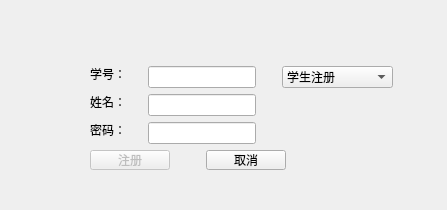
<?xml version="1.0" encoding="UTF-8"?>
<ui version="4.0">
 <class>registDialog</class>
 <widget class="QDialog" name="registDialog">
  <property name="geometry">
   <rect>
    <x>0</x>
    <y>0</y>
    <width>447</width>
    <height>210</height>
   </rect>
  </property>
  <property name="windowTitle">
   <string>Dialog</string>
  </property>
  <widget class="QLabel" name="label_1">
   <property name="geometry">
    <rect>
     <x>90</x>
     <y>66</y>
     <width>36</width>
     <height>16</height>
    </rect>
   </property>
   <property name="text">
    <string>学号：</string>
   </property>
  </widget>
  <widget class="QLabel" name="label_3">
   <property name="geometry">
    <rect>
     <x>90</x>
     <y>122</y>
     <width>36</width>
     <height>16</height>
    </rect>
   </property>
   <property name="text">
    <string>密码：</string>
   </property>
  </widget>
  <widget class="QLineEdit" name="lineEdit_1">
   <property name="geometry">
    <rect>
     <x>148</x>
     <y>66</y>
     <width>108</width>
     <height>22</height>
    </rect>
   </property>
  </widget>
  <widget class="QLineEdit" name="lineEdit_3">
   <property name="geometry">
    <rect>
     <x>148</x>
     <y>122</y>
     <width>108</width>
     <height>22</height>
    </rect>
   </property>
  </widget>
  <widget class="QPushButton" name="okButton">
   <property name="enabled">
    <bool>false</bool>
   </property>
   <property name="geometry">
    <rect>
     <x>90</x>
     <y>150</y>
     <width>80</width>
     <height>20</height>
    </rect>
   </property>
   <property name="text">
    <string>注册</string>
   </property>
  </widget>
  <widget class="QPushButton" name="cancelButton">
   <property name="geometry">
    <rect>
     <x>206</x>
     <y>150</y>
     <width>80</width>
     <height>20</height>
    </rect>
   </property>
   <property name="text">
    <string>取消</string>
   </property>
  </widget>
  <widget class="QComboBox" name="comboBox">
   <property name="geometry">
    <rect>
     <x>282</x>
     <y>66</y>
     <width>111</width>
     <height>22</height>
    </rect>
   </property>
   <item>
    <property name="text">
     <string>学生注册</string>
    </property>
   </item>
   <item>
    <property name="text">
     <string>教师注册</string>
    </property>
   </item>
  </widget>
  <widget class="QLabel" name="label_2">
   <property name="geometry">
    <rect>
     <x>90</x>
     <y>94</y>
     <width>36</width>
     <height>16</height>
    </rect>
   </property>
   <property name="text">
    <string>姓名：</string>
   </property>
  </widget>
  <widget class="QLineEdit" name="lineEdit_2">
   <property name="geometry">
    <rect>
     <x>148</x>
     <y>94</y>
     <width>108</width>
     <height>22</height>
    </rect>
   </property>
  </widget>
 </widget>
 <tabstops>
  <tabstop>lineEdit_1</tabstop>
  <tabstop>lineEdit_3</tabstop>
  <tabstop>cancelButton</tabstop>
  <tabstop>comboBox</tabstop>
 </tabstops>
 <resources/>
 <connections/>
</ui>
